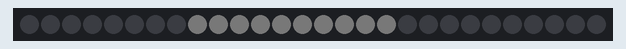
This sketch was run on a simulated Arduino Uno, built with avr-gcc and run on an emulated ATmega328P. Shown: 28 RGB LEDs in strip order, left to right. Dim RGB values are drawn brighter than linear; random numbers use the default seed unless the sketch sets one.

Above: at 0.01 s.
At 3.57 s:
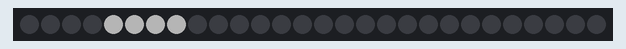
At 6.77 s:
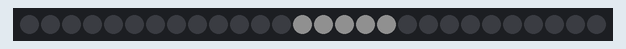
At 11.67 s:
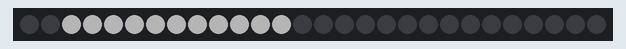
At 17.79 s:
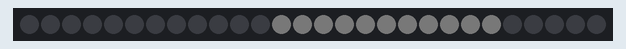
At 38.09 s:
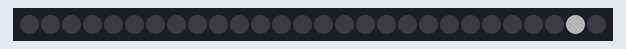

The sketch:

lightnings.ino
```cpp
#include "FastLED.h"

// Fixed definitions cannot change on the fly.
#define LED_DT 0                                              // Data pin to connect to the strip.
#define LED_CK 1                                              // Clock pin for WS2801 or APA102.
#define COLOR_ORDER BGR                                       // It's GRB for WS2812 and BGR for APA102.
#define LED_TYPE APA102                                       // Using APA102, WS2812, WS2801. Don't forget to change LEDS.addLeds.
#define NUM_LEDS 28                                           // Number of LED's.

// Global variables can be changed on the fly.
uint8_t max_bright = 64;                                     // Overall brightness definition. It can be changed on the fly.

struct CRGB leds[NUM_LEDS];                                   // Initialize our LED array.

uint8_t frequency = 50;                                       // controls the interval between strikes
uint8_t flashes = 8;                                          //the upper limit of flashes per strike
unsigned int dimmer = 1;

uint8_t ledstart;                                             // Starting location of a flash
uint8_t ledlen;                                               // Length of a flash

void setup() {
  LEDS.addLeds<LED_TYPE, LED_DT, LED_CK, COLOR_ORDER>(leds, NUM_LEDS); // Set up APA102 leds

  FastLED.setBrightness(max_bright);
  FastLED.setMaxPowerInVoltsAndMilliamps(5, 500);                      // FastLED Power management set at 5V, 500mA.
}

void loop() {

  ledstart = random8(NUM_LEDS);                               // Determine starting location of flash
  ledlen = random8(NUM_LEDS-ledstart);                        // Determine length of flash (not to go beyond NUM_LEDS-1)

  for (int flashCounter = 0; flashCounter < random8(3,flashes); flashCounter++) {
    if(flashCounter == 0) dimmer = 5;                         // the brightness of the leader is scaled down by a factor of 5
    else dimmer = random8(1,3);                               // return strokes are brighter than the leader

    fill_solid(leds+ledstart,ledlen,CHSV(255, 0, 255/dimmer));
    FastLED.show();                       // Show a section of LED's
    delay(random8(4,10));                                     // each flash only lasts 4-10 milliseconds
    fill_solid(leds+ledstart,ledlen,CHSV(255,0,0));           // Clear the section of LED's
    FastLED.show();

    if (flashCounter == 0) delay (150);                       // longer delay until next flash after the leader

    delay(50+random8(100));                                   // shorter delay between strokes
  }

  delay(random8(frequency)*100);                              // delay between strikes
}
```
